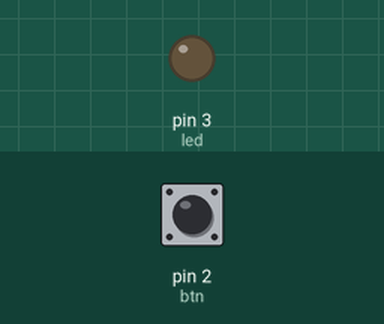
Simulated run of this sketch. Board: Arduino Uno, built with avr-gcc and run on an emulated ATmega328P. Parts: output pins drawn as LEDs (lit = HIGH). The test bench sets the inputs (shaded band); at power-on: pin 2 (btn) LOW.

Above: at 1.2 s.
1.3 s: pin 2 (btn) pulled HIGH for 1 s
At 3.3 s:
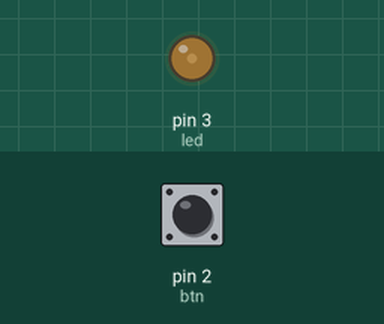
3.8 s: pin 2 (btn) pulled HIGH for 0.15 s
At 4.8 s:
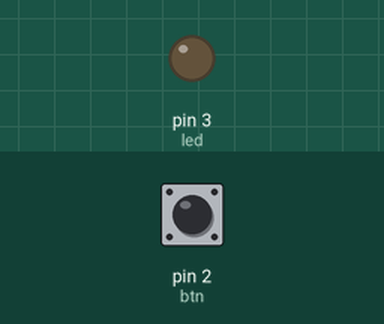
5.4 s: pin 2 (btn) pulled HIGH for 3.2 s
At 6.66 s:
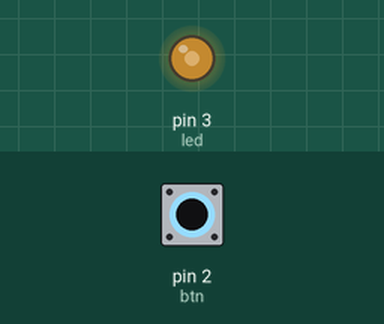
Timing chart, 0 to 10.1 s (numbered marks = the images above; inputs shaded):
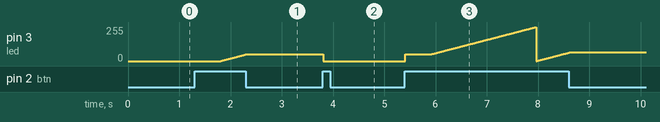

The sketch:

Button_brightness.ino
```cpp
int btn = 2;
int led = 3;

int value = 0;
int oldVal = 0;
int ledstate = 0;

unsigned long startTime = 0; //버튼을 누르기 시작한 시간
int brightness = 0;

void setup() {
  pinMode(led, OUTPUT);
  pinMode(btn, INPUT);
}

void loop() {
  value = digitalRead(btn);
  if(value == 1 && oldVal ==0)
  {
    ledstate = 1 - ledstate;
    startTime = millis();
    delay(10);
  }

  if(value == 1 && (millis() - startTime) > 500)
  {
    brightness++;
    delay(10);

    if(brightness > 255)
        brightness = 0;
  }
    oldVal = value;

  if(ledstate == 1)
    analogWrite(led, brightness);
  else
    analogWrite(led, 0);
}
```

Measured:
- after the input at 1.3 s, pin 3 (led): moves from 0/255 to 50/255 over 0.49 s, starting after 0.51 s
- after the input at 3.8 s, pin 3 (led): 50/255 → 0/255 at once
